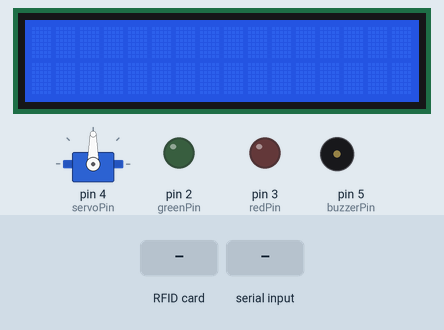
This sketch was run on a simulated Arduino Uno, built with avr-gcc and run on an emulated ATmega328P. Shown: 16×2 character LCD, servo, output pins drawn as LEDs (lit = HIGH), buzzer (waves = sounding). The inputs (shaded band) are chosen by the test bench. Pins used as bus, display or sensor lines are not drawn; what the sketch prints to the serial monitor is not drawn.

Above: at 1.3 s.
1.4 s: RFID card 5E 7A 19 C4 held to the reader
At 2.6 s:
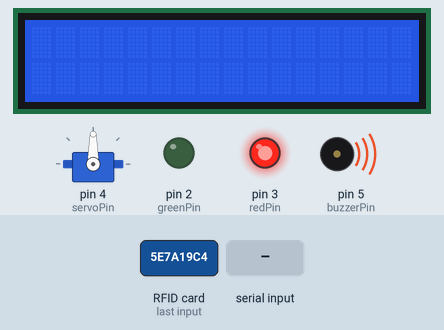
4.4 s: "90,45\n" received over Serial
Timing chart, 0 to 7.4 s (numbered marks = the images above; inputs shaded):
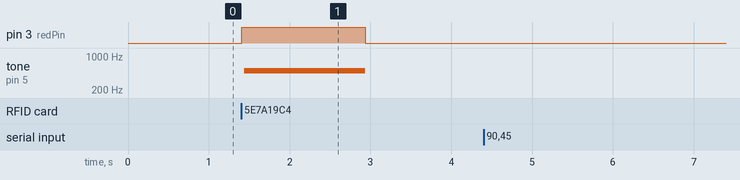

The sketch:

Rfid_check.ino
```cpp
#include <SPI.h>
#include <MFRC522.h>
#include <Servo.h>
#include "RFID_Keys.h"
#include "Functions.h"

#define RST_PIN         9
#define SS_PIN          10
#define greenPin        2
#define redPin          3
#define servoPin        4
#define buzzerPin       5

MFRC522 mfrc522(SS_PIN, RST_PIN);  // Create MFRC522 instance
LiquidCrystal_I2C lcd(0x27, 2, 1, 0, 4, 5, 6, 7, 3, POSITIVE);
Servo myservo;
RFID_Keys accessUID_keys;         // Am creat o lista UID_keys goala
int nr_keys;
int i = 0;
int index_key = 0;
byte values[4] = {0, 0, 0, 0};
int read_first_byte = 1;


void setup() {
  lcd.begin(16,2);
  idle_lcd(lcd);
  myservo.attach(servoPin);
  pinMode(greenPin,OUTPUT);
  pinMode(redPin,OUTPUT);
  pinMode(buzzerPin, OUTPUT);
	Serial.begin(9600);		// Initialize serial communications with the PC
	while (!Serial);		// Do nothing if no serial port is opened
	SPI.begin();
	mfrc522.PCD_Init();		// Init MFRC522
	delay(10);				// Optional delay. Some boards need more time after init to be ready
}

void loop() {


  while(Serial.available() > 0){        //Verificam seriala daca exista bytes

    if(read_first_byte == 1){           //Citim primul byte pentru a afla numrul de UIDs din fisierul UID_list.txt care il primim prin seriala
      nr_keys = Serial.read();
      nr_keys = int((char(nr_keys) - '0'));
      read_first_byte = 0;
      Serial.print("Nr keys: ");
      Serial.print(nr_keys, "\n");
      accessUID_keys.allocate_memory(nr_keys);    //Alocam memorie pentru lista de UID_chei (adica o matrice)
    }

    byte bytes = Serial.read();

    if(bytes != 255){                   //Avem o erorare cand primim byte urile prin seriala din scriptul python, deoarece primul byte primit este 255
                                        //Iar apoi primim byte urile corecte pentru cheile respective
      values[i] = bytes;                //Salvam byte-ul in vectorul values care este un vector de byte
      i++;
    }

    if(i == 4){                         //Daca avem 4 byte uri in vector value inseamna ca am gasit o cheie UID
      i = 0;                            //Initializam vectorul value
      accessUID_keys.add_key(values,index_key);     //Adaugam cheia la lista_UID(matrice)
      for(int j = 0; j<4; j++){
        values[j] = 0;                  //Initializam vectorul value
      }
      index_key++;                      //Incrementam variabila index_key pentru a stii numarul cheii citite
    }

  }


	if ( ! mfrc522.PICC_IsNewCardPresent()) {       //Resetam functia loop daca nu exista un tag/card pe senzor/reader
		return;
	}

	if ( ! mfrc522.PICC_ReadCardSerial()) {          //Verificam daca tag-ul/card-ul a fost citit cu success si daca nu resetam functia loop
		return;
	}


	if(accessUID_keys.check_key(mfrc522.uid.uidByte)){    //Verificam daca tag-ul/card-ul citit este prezent in lista de UID_chei
    digitalWrite(greenPin,HIGH);        //Aprindem led-ul verde
    myservo.write(110);                 //Deschidem Usa cu ajutorul servomotorului
    granted_lcd(lcd);
    for(int i = 0; i < 2; i++){         //Emitem un semnal sonor dublu
      tone(buzzerPin, 2000);
      delay(150);
      noTone(buzzerPin);
      delay(150);
    }
    delay(850);                         //Delay pentru a deschide usa suficient de mult
    myservo.write(90);                  //Oprirea servomotorului
    delay(2000);                        //Asteptam 2 secunde pentru a permite intrarea
    digitalWrite(greenPin,LOW);         //Stingem led-ul verde
    closing_lcd(lcd);                   //Afisam pe lcd ca usa se inchide
    myservo.write(70);                  //Inchidem Usa
    delay(1450);                        //Delay pentru a permite usa sa se inchide, deorece avem de a face cu un servo motor continual
                                        //un servomotor positional ar fi mai ideal
    myservo.write(90);                  //Oprirea servomotorului

	}else{                                //Daca tag-ul/card-ul citi nu exista in lista de UID_chei atunci
    digitalWrite(redPin,HIGH);          //Aprindem led-ul rosu
    denied_lcd(lcd);                    //Afisam pe lcd ca cipul/cardul respectiv este invalid
    tone(buzzerPin, 500);               //Emitem un semnal sonor mai jos si prelungit
    delay(1500);                        //Asteptam 1.5 secunde
    noTone(buzzerPin);                  //Oprim semnalul sonor
    digitalWrite(redPin,LOW);           //Stingem led-ul rosu
	}

	mfrc522.PICC_HaltA();                 //Resetam rfid reader-ul pentru a putea citi urmatorul  tag/card
  idle_lcd(lcd);                        //Afisam pe lcd textul standar
}
```

Functions.cpp
```cpp
#include "Functions.h"

void idle_lcd(LiquidCrystal_I2C lcd){
  lcd.clear();
  lcd.setCursor(2,0);
  lcd.print("Door Locked!");
  lcd.setCursor(1,1);
  lcd.print("Scan Your Card");
}

void denied_lcd(LiquidCrystal_I2C lcd){
  lcd.clear();
  lcd.setCursor(1,0);
  lcd.print("Access  Denied");
  lcd.setCursor(3,1);
  lcd.print("Wrong Card");
}

void granted_lcd(LiquidCrystal_I2C lcd){
  lcd.clear();
  lcd.setCursor(1,0);
  lcd.print("Access Granted");
  lcd.setCursor(1,1);
  lcd.print("Open The Door!");
}

void closing_lcd(LiquidCrystal_I2C lcd){
  lcd.clear();
  lcd.setCursor(2,0);
  lcd.print("Closing Door!");
  lcd.setCursor(2,1);
  lcd.print("Please Wait!");
}
```

Functions.h
```cpp
#include <LiquidCrystal_I2C.h>

void idle_lcd(LiquidCrystal_I2C lcd);

void denied_lcd(LiquidCrystal_I2C lcd);

void granted_lcd(LiquidCrystal_I2C lcd);

void closing_lcd(LiquidCrystal_I2C lcd);
```

RFID_Keys.cpp
```cpp
#include "RFID_Keys.h"

RFID_Keys::RFID_Keys(){
  accessUIDs = nullptr;
  nr_keys = 0;
}

RFID_Keys::~RFID_Keys(){
  if (accessUIDs) {
    for (int w = 0; w < nr_keys; w++) {
      if (accessUIDs[w])
        delete[] accessUIDs[w];
    }
  delete[] accessUIDs;
  }
}

void RFID_Keys::allocate_memory(int nr){
  accessUIDs = new byte* [nr]();
  nr_keys = nr;
}


void RFID_Keys::add_key(byte* vec, int index){
  accessUIDs[index] = new byte[4];
  for(int j = 0; j<4; j++)
    accessUIDs[index][j] = vec[j];
}
void RFID_Keys::print_keys(){
  Serial.print("\n");
  for(int i = 0; i<nr_keys; i++){
    for(int j = 0; j<4; j++){
      Serial.print(accessUIDs[i][j]);
      Serial.print(" ");
    }
    Serial.print("\n");
  }
}

bool RFID_Keys::check_key(byte* scanned_tag){
  if(accessUIDs == nullptr)
    return false;
  int ok = 1;
  for(int i = 0; i<nr_keys; i++){
    ok = 1;
    for(int j = 0; j<4; j++){
      if(accessUIDs[i][j] != scanned_tag[j])
        ok = 0;
    }
    if(ok == 1)
      break;
  }
  if (ok == 1)
    return true;
  else
    return false;
}
```

RFID_Keys.h
```cpp
#ifndef RFID_Keys_h
#define RFID_Keys_h

#include "Arduino.h"

class RFID_Keys{
private:
  byte** accessUIDs;
  int nr_keys;
public:
  RFID_Keys();
  ~RFID_Keys();
  int get_nr_keys();
  void allocate_memory(int nr);
  void add_key(byte* vec, int index);
  void print_keys();
  bool check_key(byte*);
};


#endif
```

Measured:
- after the input at 1.4 s, pin 3 (redPin): LOW → HIGH at once, → LOW 1.5 s later; tone on pin 5 (buzzerPin): silent → 500 Hz at once, → silent 1.5 s later
- after the input at 4.4 s, every drawn part: stays the same
